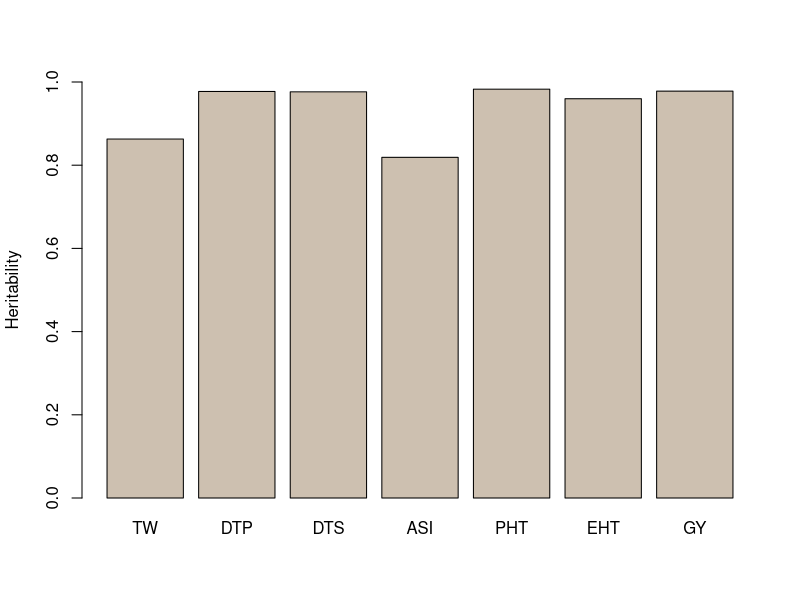

Source code (R):
## Jinliang Yang
## Oct. 13th, 2014
## phenotypic data of offpvp diallel

#setwd("~/Documents/Github/pvpDiallel/")
H2 <- read.csv("data/DIalleleHeritability.csv")

h <- read.csv("cache/loh_pBPHmax_median.csv")

H2 <- merge(H2, h, by.x="Traits", by.y="trait")
H2 <- H2[order(H2$h),]


pdf("graphs/Fig1a_v2.pdf", width=5, height=5)
barplot(H2[,4], ylim=c(0, 1), col="antiquewhite3", names.arg = H2$Traits, ylab="Heritability")
dev.off()


